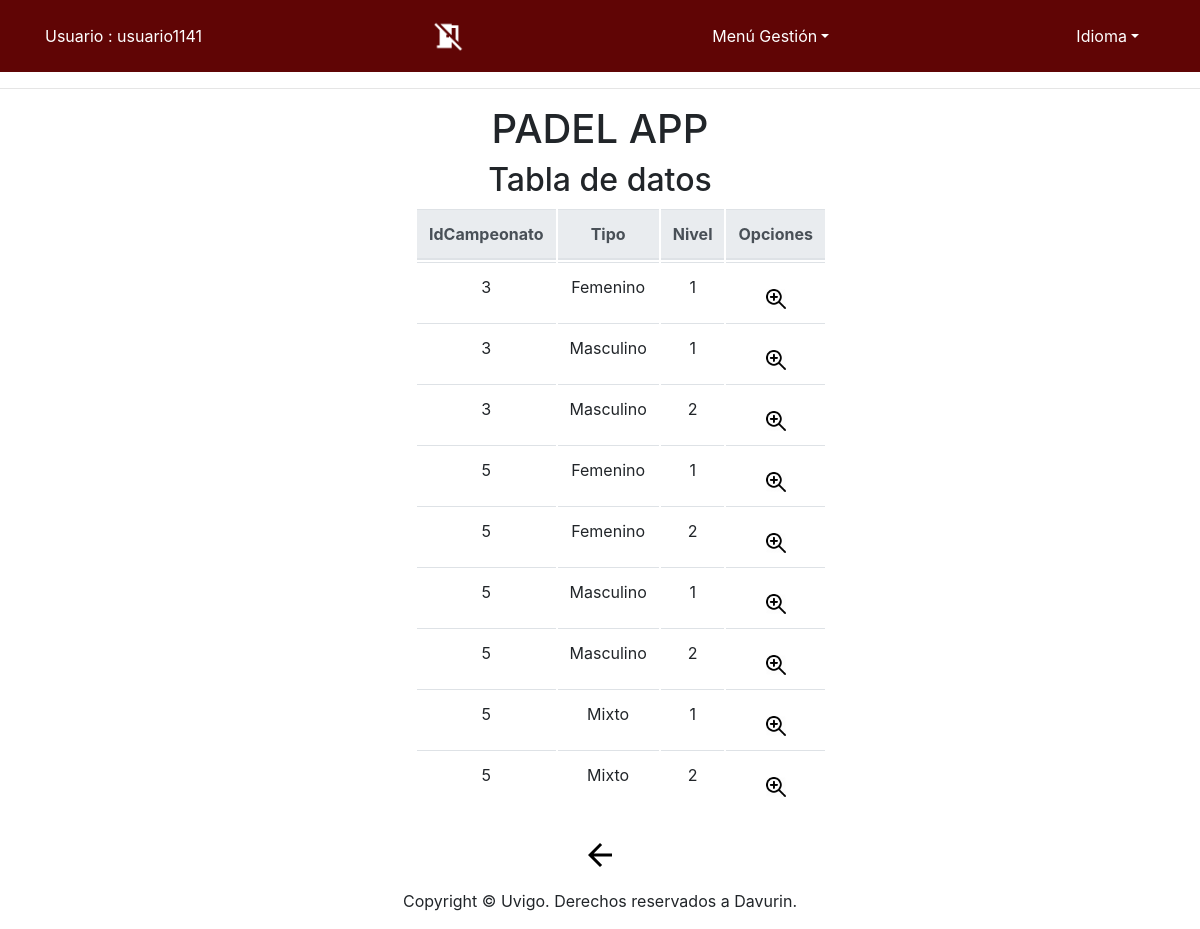
The app's page /app/Controllers/CATEGORIA_CONTROLLER.php (signed in) with its own data.
### tables this page shows
CREATE TABLE IF NOT EXISTS `Categoria` (
  `IdCampeonato` INT NOT NULL,
  `Tipo` VARCHAR(10) NOT NULL,
  `Nivel` INT NOT NULL,
  PRIMARY KEY (`IdCampeonato`, `Tipo`, `Nivel`),
  INDEX `fk_Campeonato_has_Categoria_idx` (`IdCampeonato` ASC) ,
  CONSTRAINT `fk_Campeonato_has_Categoria_idx`
    FOREIGN KEY (`IdCampeonato`)
    REFERENCES `Campeonato` (`IdCampeonato`)
    ON DELETE NO ACTION
    ON UPDATE NO ACTION);

### app/Functions/Authentication.php (called while the page is built)
<?php
function IsAuthenticated(){
	if (!isset($_SESSION['login']) && !isset($_SESSION['tipo'])){
		return false;
	}
	else{
		return true;
	}
}
?>

### app/Models/CATEGORIA_MODEL.php (called while the page is built, shortened)
<?php
class CATEGORIA_MODEL{
	var $IdCampeonato;
    var $Tipo;
	var $Nivel;
	var $mysqli;
	function __construct($IdCampeonato,$Tipo,$Nivel) {
		$this->IdCampeonato = $IdCampeonato;
		$this->Tipo = $Tipo;
		$this->Nivel = $Nivel;
		include_once '../Functions/BdAdmin.php';
		$this->mysqli = ConectarBD();
	}
	function SEARCH() {
		$sql = "select Cat.IdCampeonato as IdCampeonato,
					Cat.Tipo as Tipo,
					Cat.Nivel as Nivel,
					Cam.FechaIni as FechaIni,
					Cam.FechaFin as FechaFin,
					Cam.HoraIni as HoraIni,
					Cam.HoraFin as HoraFin,
					(select count(numPareja)  from Pareja where  IdCampeonato = Cat.IdCampeonato  && Tipo = Cat.Tipo  && Nivel LIKE Cat.Nivel) as numInscritos
       			from CATEGORIA Cat, CAMPEONATO Cam
    			where
    				(
					(BINARY Cat.IdCampeonato LIKE '%$this->IdCampeonato%') &&
					(BINARY Cat.Tipo LIKE '%$this->Tipo%') &&
					(BINARY Cat.Nivel LIKE '%$this->Nivel%')
					&& (Cat.IdCampeonato = Cam.IdCampeonato))
    				";
		if ( !( $resultado = $this->mysqli->query( $sql ) ) ) {
			return 'Error en la consulta sobre la base de datos';
		} else {
			return $resultado;
		}
	}
 	}
?>

### app/Functions/BdAdmin.php (called while the page is built, shortened)
<?php
function ConectarBD()
{
	    $mysqli = new mysqli("localhost", "user", "pass", "abpbase");
		return $mysqli;
}
?>

### app/Views/CATEGORIA/CATEGORIA_SHOWALL_View.php (the view, shortened to what this page needs)
<?php
class CATEGORIA_SHOWALL {
	function __construct( $lista, $datos) {
		$this->lista = $lista;
		$this->datos = $datos;
		$this->render($this->lista,$this->datos);
	}
	function render($lista,$datos){
		$this->datos = $datos;
	include '../Views/Header.php';
?>
		<div class="seccion" align="center">
			<h2>
				<?php echo $strings['Tabla de datos'];?>
			</h2>
			<div class="col-md-4" style="text-align: center">
			<table class="table">
				<thead class="thead-light">
				<tr>
<?php
					foreach ( $lista as $atributo ) {
?>
					<th>
						<?php echo $strings[$atributo]?>
					</th>
<?php
					}
?>
					<th colspan="2" >
						<?php echo $strings['Opciones']?>
					</th>
				</tr>
<?php
				while ( $fila = mysqli_fetch_array( $this->datos ) ) {
?>
				<tr>
<?php
					foreach ( $lista as $atributo ) {
?>
					<td>
<?php
							echo $fila[ $atributo ];
?>
					</td>
<?php
					}
?>
					<td>
						<form action="../Controllers/CATEGORIA_CONTROLLER.php" method="get" style="display:inline" >
								<button id ="buttonBien" type="submit" name="action" value="SHOWCURRENT" ><img src="../Views/icon/verdetalles_2.jpg" alt="<?php echo $strings['Ver en detalle']?>" width="20" height="20"/></button>
						</form>
				</tr>
<?php
				}
?>
			</thead>
			</table>
			<form action='../Controllers/USUARIO_CONTROLLER.php' method="get">
				<button id ="buttonBien" type="submit"><img src="../Views/icon/back_big2.png" alt="<?php echo $strings['Atras']?>" /></button>
			</form>
			</div>
		</div>
<?php
		include '../Views/Footer.php';
		}
		}
?>

### app/Controllers/CATEGORIA_CONTROLLER.php (shortened to what this page needs)
<?php
include '../Functions/Authentication.php';
include '../Models/CAMPEONATO_MODEL.php';
include '../Models/CATEGORIA_MODEL.php';
include '../Views/CATEGORIA/CATEGORIA_SHOWALL_View.php';
switch ( $_REQUEST[ 'action' ] ) {
	default:
		if($_SESSION['tipo'] == 'Deportista'){
			$CATEGORIA= new CATEGORIA_MODEL( '', '', '');
			$datos = $CATEGORIA->SEARCH();
			$lista = array( 'IdCampeonato','Tipo','Nivel');
			new CATEGORIA_SHOWALL( $lista, $datos);
		}else{
			new USUARIO_DEFAULT();
		}
}
?>

### app/Views/Header.php (shortened to what this page needs)
<?php
	include_once '../Functions/Authentication.php';
?>
<!doctype html>
<html lang="es">
  <head>
	<link rel="stylesheet" type="text/css" media="screen" href="../Views/css/bootstrap-4.0.0.css" hreflang="es">
	<link rel="stylesheet" type="text/css" media="screen" href="../Views/js/tcal/tcal.css" hreflang="es">
	  <link rel="stylesheet" type="text/css" href="https://cdn.datatables.net/1.10.19/css/jquery.dataTables.css">
	  <link rel="stylesheet" type="text/css" href="https://cdn.datatables.net/1.10.19/css/jquery.dataTables.min.css">
		<link rel="stylesheet" href="http://code.jquery.com/ui/1.11.4/themes/smoothness/jquery-ui.css">
  </head>
  <body>
	  <header>
    <nav class="navbar navbar-expand-lg navbar-dark bg-dark">
      <div class="container">
		<?php	if (IsAuthenticated()){  ?>
		<p style="color: white"><?php 	echo $strings['Usuario'] . ' : ' . $_SESSION['login'] . '<br>'; ?></p>
              <a class="nav-link disabled" href="../Functions/Desconectar.php" alt="<?php echo $strings['Desconectarse']?>"/>
              <img src="../Views/icon/desconectarse_big.png" width="32" height="32" alt="<?php echo $strings['Desconectarse']?>" style="float:right;">
<?php
	}
?>
	<?php if (isset($_SESSION['login']) & isset($_SESSION['tipo'])) {
 ?>
		<li class="nav-item dropdown" style="display: block">
			<a class="nav-link dropdown-toggle" style="color: white" href="<?php echo $strings['menuGestion']; ?>" id="navbarDropdown" role="button" data-toggle="dropdown" aria-haspopup="true" aria-expanded="false"><?php echo $strings['menuGestion']; ?></a>
				<?php if(isset($_SESSION['login']) & isset($_SESSION['tipo'])) {  ?>
					<?php if($_SESSION['tipo'] == 'Deportista'){ ?>
							<div class="dropdown-divider"></div>
								<button id ="buttonBien" type="submit"  name="insCampeonato"><a class="dropdown-item" href="../Controllers/CATEGORIA_CONTROLLER.php" /><?php echo $strings['Inscribirse en campeonato'] ?></a></button>
              	<?php } } }?>
            </li>
            <li class="nav-item dropdown" style="display: block">
			<form name='idiomform' action="../Functions/CambioIdioma.php" method="post">
              <a class="nav-link dropdown-toggle" style="color: white" href="<?php echo $strings['idioma']; ?>" id="navbarDropdown" role="button" data-toggle="dropdown" aria-haspopup="true" aria-expanded="false"><?php echo $strings['idioma']; ?></a>
			</form>
            </li>
        </div>
</nav>
	  <hr>
	  	<div align="center" class="titulo"><h1>PADEL APP</h1></div>
	</header>

### app/Views/Footer.php (shortened to what this page needs)
	<footer class="text-center" align="fixed" >
      <div class="container">
        <div class="row">
          <div class="col-12">
            <p>Copyright © Uvigo. Derechos reservados a Davurin.</p>
          </div>
        </div>
      </div>
	</footer>
  </body>
</html>

### records on screen
categoria: IdCampeonato "3", Tipo "Femenino", Nivel "1"
categoria: IdCampeonato "3", Tipo "Masculino", Nivel "1"
categoria: IdCampeonato "3", Tipo "Masculino", Nivel "2"
categoria: IdCampeonato "5", Tipo "Femenino", Nivel "1"
categoria: IdCampeonato "5", Tipo "Femenino", Nivel "2"
categoria: IdCampeonato "5", Tipo "Masculino", Nivel "1"
categoria: IdCampeonato "5", Tipo "Masculino", Nivel "2"
categoria: IdCampeonato "5", Tipo "Mixto", Nivel "1"
categoria: IdCampeonato "5", Tipo "Mixto", Nivel "2"

### other values on screen
$strings['Usuario'] "Usuario"
$_SESSION['login'] "usuario1141"
$strings['menuGestion'] "Menú Gestión"
$strings['idioma'] "Idioma"
$strings['Tabla de datos'] "Tabla de datos"
$strings[$atributo] "IdCampeonato"
$strings[$atributo] "Tipo"
$strings[$atributo] "Nivel"
$strings['Opciones'] "Opciones"
